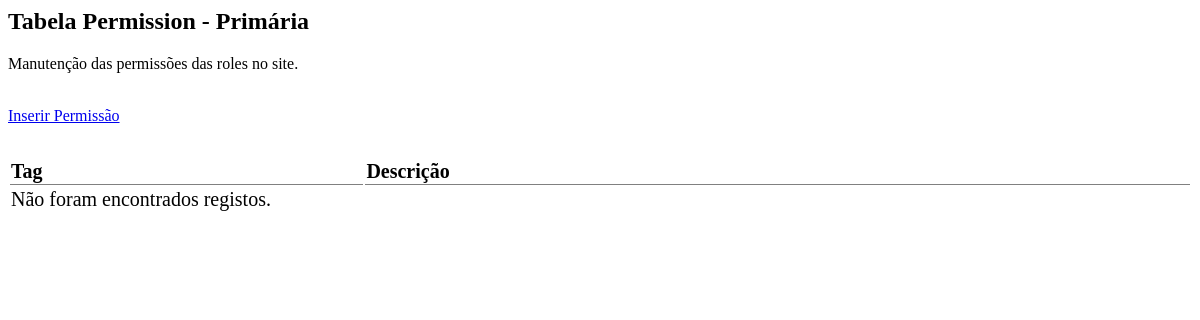
Before: /backoffice/content/permissions/permissions.php with the older database file.
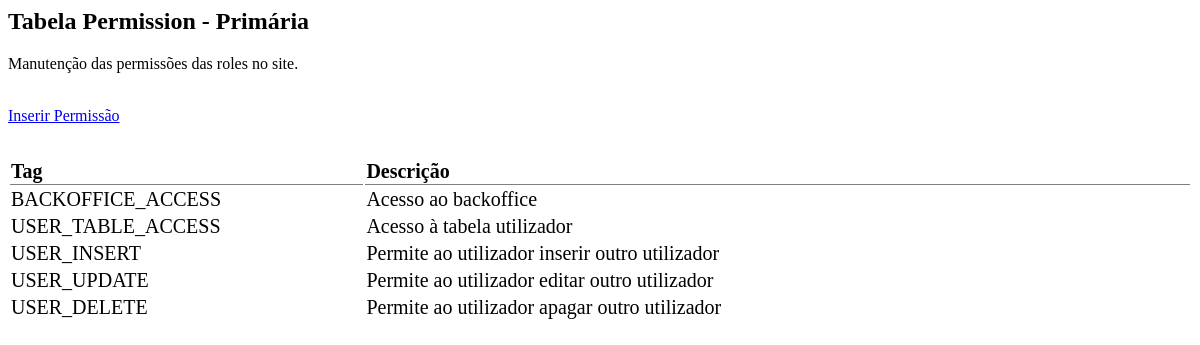
After: the same page with the newer database file.
### tables this page shows
CREATE TABLE IF NOT EXISTS `permission` (
  `id` int(11) NOT NULL AUTO_INCREMENT,
  `tag` varchar(50) DEFAULT NULL,
  `description` varchar(255) DEFAULT NULL,
  PRIMARY KEY (`id`) USING BTREE
);

### backoffice/content/permissions/permissions.php (the view, shortened to what this page needs)
<?php
$showsoc = "SELECT * FROM permission ORDER BY id";
$show = mysqli_query($conn, $showsoc);
if (mysqli_num_rows($show) > 0) {
    $row = mysqli_fetch_array($show);
} else {
    $row = null;
}
?>
<h2>Tabela Permission - Primária</h2>
<p>Manutenção das permissões das roles no site.</p>
<a href="./?p=41" class="insert-button">Inserir Permissão</a>
<a id="delLink" disabled><i class="fa-regular fa-trash-can fa-2xl" onclick="confirmDelete(<?php echo $row['id']; ?>)"></i></a>
<?php
if ($row !== null && isset($row['id'])) {
    $editLink = './?p=45&id=' . $row['id'] . '&operation=editar';
} else {
    $editLink = null;
}
echo '<a href="' . $editLink . '" id="editLink" disabled><i class="fa-regular fa-pen-to-square fa-2xl"></i></a>' ?>
<table class="table-hover" style="width:100%; font-size: 20px; margin-top: 1rem; padding-top: 1rem;">
    <thead>
        <tr>
            <th scope="col" style="text-align: left; width:30%; border-bottom: solid 1px grey; border-collapse: collapse;">Tag</th>
            <th scope="col" style="text-align: left; width:70%; border-bottom: solid 1px grey; border-collapse: collapse;">Descrição</th>
        </tr>
    </thead>
    <tbody>
        <?php
        if ($row !== null) {
            do {
        ?>
                <tr id="tr_<?php echo $row['id']; ?>" onclick="storeID(<?php echo $row['id']; ?>)">
                    <?php
                    echo "<td>" . $row['tag'] . "</td>";
                    echo "<td>" . $row['description'] . "</td>";
                    ?>
                </tr>
        <?php
            } while ($row = mysqli_fetch_assoc($show));
        } else {
            echo "<tr><td colspan='4'>Não foram encontrados registos.</td></tr>";
        }
        ?>
    </tbody>
</table>

Changed rows visible on the page:
added permission: tag "BACKOFFICE_ACCESS", description "Acesso ao backoffice"
added permission: tag "USER_TABLE_ACCESS", description "Acesso à tabela utilizador"
added permission: tag "USER_INSERT", description "Permite ao utilizador inserir outro utilizador"
added permission: tag "USER_UPDATE", description "Permite ao utilizador editar outro utilizador"
added permission: tag "USER_DELETE", description "Permite ao utilizador apagar outro utilizador"
Other visible differences:
text no longer shown: "Não foram encontrados registos."
